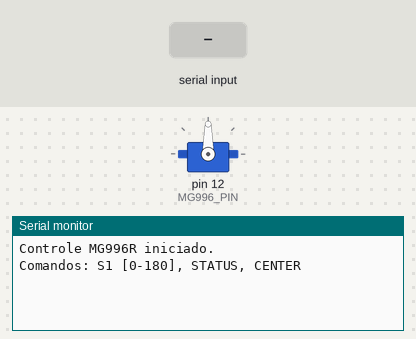
This sketch was run on a simulated Arduino Mega 2560, built with avr-gcc and run on an emulated ATmega2560. Parts: servo, the last lines printed to the serial monitor. Inputs (shaded band) come from the test bench.

Above: at 1.2 s.
1.3 s: "STATUS\n" received over Serial
At 2.1 s:
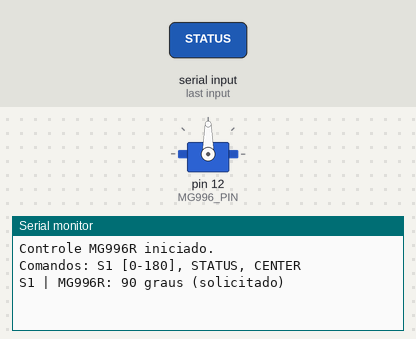
2.8 s: "CENTER\n" received over Serial
At 3.2 s:
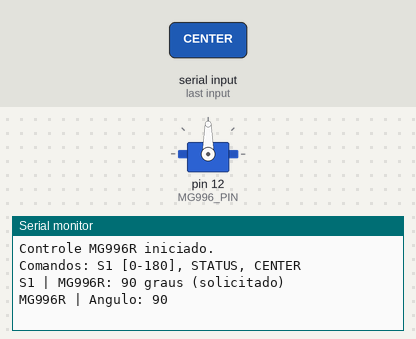
4.3 s: "S1 \n" received over Serial
At 5.5 s:
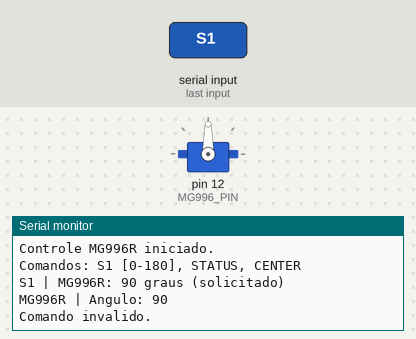

The sketch:

sketch_MG996R.ino
```cpp
#include <Arduino.h>
#include <Servo.h>

// ==========================================
// CONFIGURACAO DOS PINOS
// ==========================================

const int MG996_PIN = 12;

// ==========================================
// VARIAVEIS
// ==========================================

Servo mg996;
int anguloMG996 = 90;

// ==========================================
// CONTROLE DO SERVO
// ==========================================

void controlarMG996(int angulo) {

  angulo = constrain(angulo, 0, 180);

  mg996.write(angulo);
  anguloMG996 = angulo;

  Serial.print("MG996R | Angulo: ");
  Serial.println(anguloMG996);
}

// ==========================================
// MONITORAMENTO
// ==========================================

void mostrarStatus() {
  Serial.print("S1 | MG996R: ");
  Serial.print(anguloMG996);
  Serial.println(" graus (solicitado)");
}

// ==========================================
// COMANDOS VIA SERIAL
// ==========================================

void processarComando(String comando) {

  comando.trim();
  comando.toUpperCase();

  if (comando == "STATUS") {
    mostrarStatus();
  }

  else if (comando == "CENTER") {
    controlarMG996(90);
  }

  else if (comando.startsWith("S1 ")) {

    String valor = comando.substring(3);
    valor.trim();

    // Rejeita comandos sem um angulo valido
    if (valor.length() == 0) {
      Serial.println("Informe um angulo.");
      return;
    }

    for (unsigned int i = 0; i < valor.length(); i++) {
      if (!isDigit(valor[i])) {
        Serial.println("Angulo invalido.");
        return;
      }
    }

    int angulo = valor.toInt();

    if (angulo < 0 || angulo > 180) {
      Serial.println("Angulo deve estar entre 0 e 180.");
      return;
    }

    controlarMG996(angulo);
  }

  else {
    Serial.println("Comando invalido.");
  }
}

// ==========================================
// SETUP
// ==========================================

void setup() {

  Serial.begin(115200);
  Serial.setTimeout(30);

  mg996.write(90);
  mg996.attach(MG996_PIN);

  Serial.println("Controle MG996R iniciado.");
  Serial.println("Comandos: S1 [0-180], STATUS, CENTER");
}

// ==========================================
// LOOP
// ==========================================

void loop() {

  if (Serial.available()) {
    String comando = Serial.readStringUntil('\n');
    processarComando(comando);
  }
}
```

Measured:
- after the input at 1.3 s, the serial monitor: prints a new line at once (image 1)
- after the input at 2.8 s, the serial monitor: prints a new line at once (image 2)
- after the input at 4.3 s, the serial monitor: prints a new line at once (image 3)
